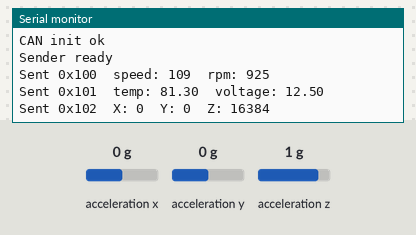
Simulated run of this sketch. Board: Arduino Uno, built with avr-gcc and run on an emulated ATmega328P. Shown: the last lines printed to the serial monitor. Wiring (inferred from the names in the program): MPU-6050 motion sensor at I2C address 0x68. The inputs (shaded band) are chosen by the test bench; at power-on: acceleration x 0 g, acceleration y 0 g, acceleration z 1 g. Random numbers use the default seed unless the sketch sets one.

Above: at 2.2 s.
2.3 s: acceleration x set to -1.4 g
At 4.4 s:
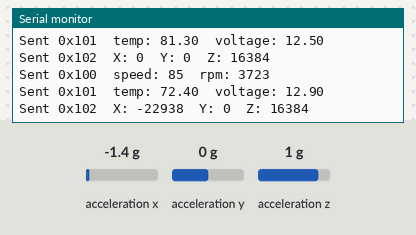
5.1 s: acceleration y set to -1.4 g
At 5.6 s:
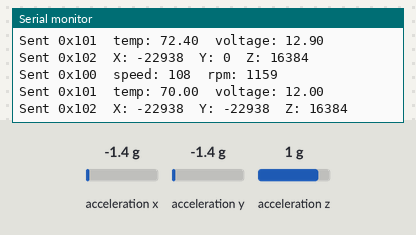
7.9 s: acceleration z set to -1.4 g
At 10.6 s:
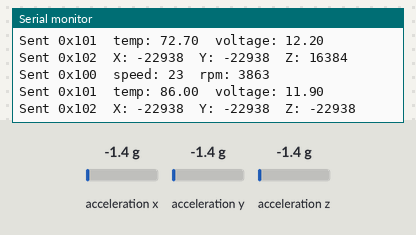
Timing chart, 0 to 12.1 s (numbered marks = the images above; inputs shaded):
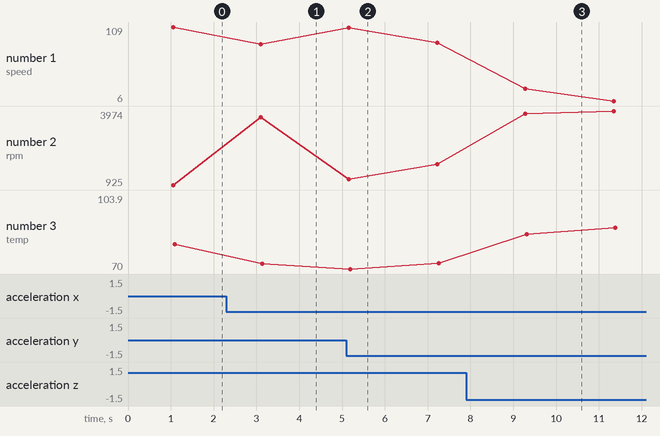

The sketch:

sender.ino
```cpp
// V10 sender: send vehicle data over CAN + read MPU6050 over I2C

#include <SPI.h>
#include <Wire.h>
#include <mcp_can.h>

const int canPin = 10;
const int MPU = 0x68;

MCP_CAN CAN(canPin);

int speed = 0;
int rpm = 0;
float temp = 0;
float voltage = 0;

void setup() {

  Serial.begin(9600);
  delay(1000);

  Serial.println("V10 sender");

  // Start I2C
  Wire.begin();

  // Wake up MPU6050
  Wire.beginTransmission(MPU);
  Wire.write(0x6B);
  Wire.write(0);
  Wire.endTransmission();

  Serial.println("MPU6050 ready");

  // Start CAN
  if (CAN.begin(MCP_ANY, CAN_500KBPS, MCP_8MHZ) == CAN_OK) {
    Serial.println("CAN init ok");
  } else {
    Serial.println("CAN init failed");

    while (true) {
    }
  }

  CAN.setMode(MCP_NORMAL);

  Serial.println("Sender ready");
}

void loop() {

  // Simulated vehicle data
  speed = random(0, 121);
  rpm = random(800, 4501);
  temp = random(700, 1060) / 10.0;
  voltage = random(115, 131) / 10.0;

  // Read MPU6050 acceleration
  Wire.beginTransmission(MPU);
  Wire.write(0x3B);
  Wire.endTransmission(false);

  Wire.requestFrom(MPU, 6, true);

  int16_t accelX = (Wire.read() << 8) | Wire.read();
  int16_t accelY = (Wire.read() << 8) | Wire.read();
  int16_t accelZ = (Wire.read() << 8) | Wire.read();

  // Pack acceleration data
  byte accelData[6];

  accelData[0] = highByte(accelX);
  accelData[1] = lowByte(accelX);

  accelData[2] = highByte(accelY);
  accelData[3] = lowByte(accelY);

  accelData[4] = highByte(accelZ);
  accelData[5] = lowByte(accelZ);

  // CAN message 0x100: speed + rpm
  byte speedRpmData[3];

  speedRpmData[0] = speed;
  speedRpmData[1] = highByte(rpm);
  speedRpmData[2] = lowByte(rpm);

  byte result1 = CAN.sendMsgBuf(0x100, 0, 3, speedRpmData);

  if (result1 == CAN_OK) {
    Serial.print("Sent 0x100  speed: ");
    Serial.print(speed);
    Serial.print("  rpm: ");
    Serial.println(rpm);
  } else {
    Serial.println("send 0x100 failed");
  }

  // CAN message 0x101: temperature + voltage
  int tempInt = temp * 10;
  int voltageInt = voltage * 10;

  byte tempVoltageData[4];

  tempVoltageData[0] = highByte(tempInt);
  tempVoltageData[1] = lowByte(tempInt);
  tempVoltageData[2] = highByte(voltageInt);
  tempVoltageData[3] = lowByte(voltageInt);

  byte result2 = CAN.sendMsgBuf(0x101, 0, 4, tempVoltageData);

  if (result2 == CAN_OK) {
    Serial.print("Sent 0x101  temp: ");
    Serial.print(temp);
    Serial.print("  voltage: ");
    Serial.println(voltage);
  } else {
    Serial.println("send 0x101 failed");
  }

  // CAN message 0x102: acceleration X/Y/Z
  byte result3 = CAN.sendMsgBuf(0x102, 0, 6, accelData);

  if (result3 == CAN_OK) {
    Serial.print("Sent 0x102  X: ");
    Serial.print(accelX);
    Serial.print("  Y: ");
    Serial.print(accelY);
    Serial.print("  Z: ");
    Serial.println(accelZ);
  } else {
    Serial.println("send 0x102 failed");
  }

  Serial.println();

  delay(2000);
}
```

Measured:
- after the input at 2.3 s, the serial monitor: prints a new line after 0.88 s (image 1)
- after the input at 5.1 s, the serial monitor: prints a new line after 0.14 s (image 2)
- after the input at 7.9 s, the serial monitor: prints a new line after 1.5 s (image 3)
